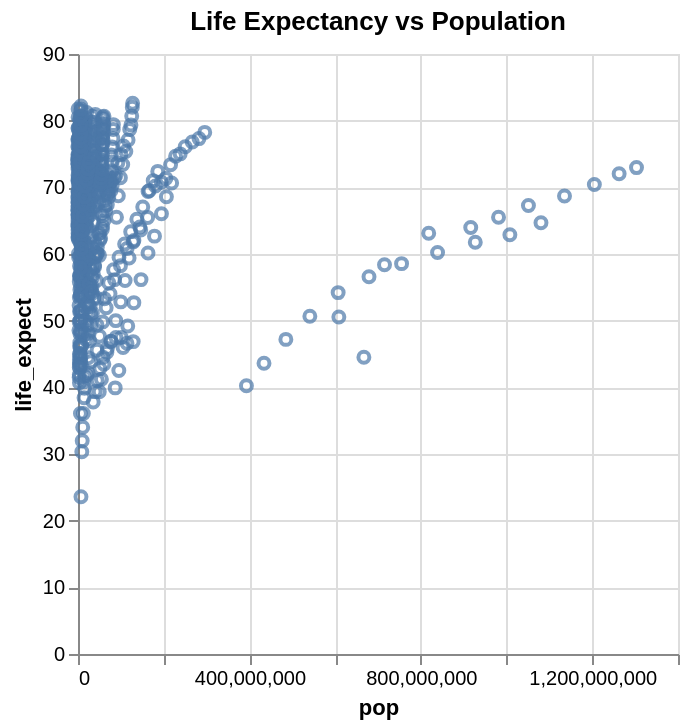

The code cell stored with this chart in its notebook:
### Code cell
chart = alt.Chart(df).mark_point().encode(
    x='pop:Q',
    y='life_expect:Q'
).properties(
    title='Life Expectancy vs Population'
)
chart.show()

### Figure 1 — Vega-Lite specification as saved in the notebook (floating-point values rounded to 4 significant figures; data arrays with more than 128 entries replaced by an {"elided": "..."} marker saying what was removed)
{"config": {"view": {"continuousWidth": 300, "continuousHeight": 300}}, "data": {"name": "data-aa403d6f380beb46446b2e507d315b18"}, "mark": {"type": "point"}, "encoding": {"x": {"field": "pop", "type": "quantitative"}, "y": {"field": "life_expect", "type": "quantitative"}}, "title": "Life Expectancy vs Population", "$schema": "https://vega.github.io/schema/vega-lite/v5.20.1.json", "datasets": {"data-aa403d6f380beb46446b2e507d315b18": {"elided": "693 records"}}}
